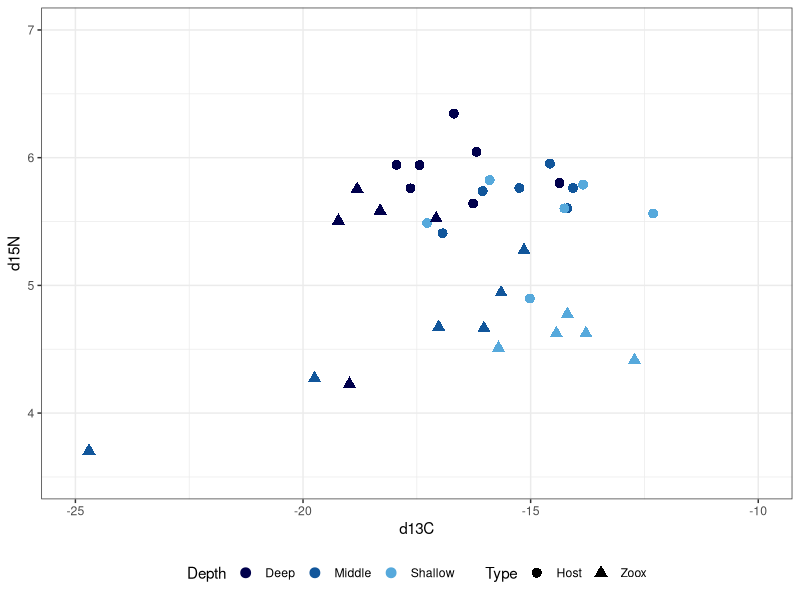
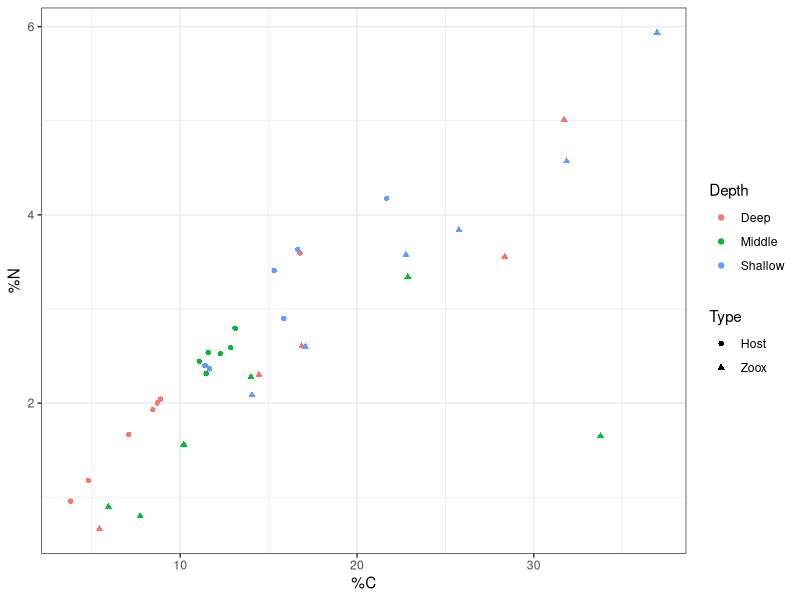
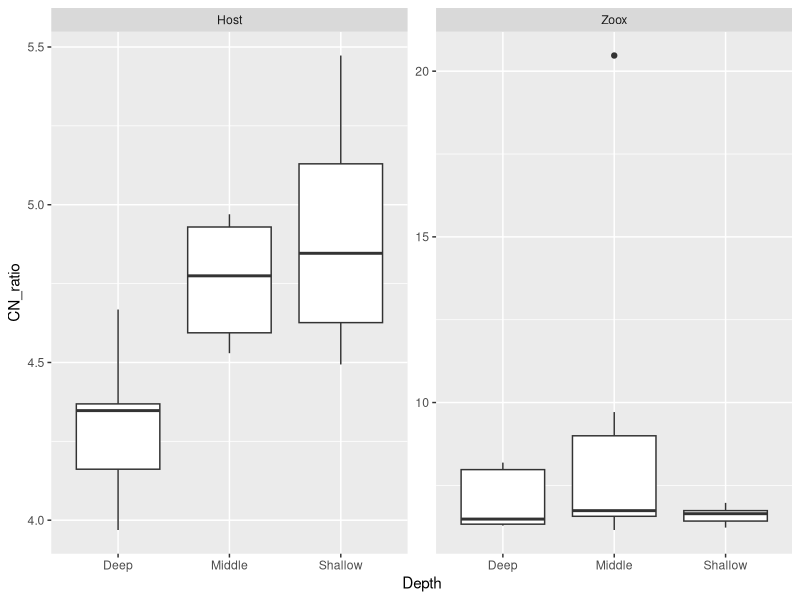

The R script that drew these images, in order:
## ---- chunk 1
library(tidyverse)
library(readxl)
## ---- chunk 2
sia <- read_xlsx("data/Stable_Isotope_Data.xlsx") %>%
  dplyr::select(Sample_ID:CN_ratio)

sia$`%N` <- as.numeric(sia$`%N`)

sia_df <- sia %>%
  mutate(
    Depth = case_when(
      str_detect(Sample_ID, "Deep") ~ "Deep",
      str_detect(Sample_ID, "Midd") ~ "Middle",
      str_detect(Sample_ID, "Shall") ~ "Shallow",
      TRUE ~ NA_character_
    ),
    Type = case_when(
      str_detect(Sample_ID, "Host") ~ "Host",
      str_detect(Sample_ID, "Zoox") ~ "Zoox",
      str_detect(Sample_ID, "water") ~ "Water",
      TRUE ~ NA_character_
    ),
    Replicate = if_else(str_detect(Sample_ID, "_r2$|R2$"), "R2", "R1")
  ) 

sia_df_test <- sia_df %>%
  filter(Replicate == "R1",
         Type == "Zoox" | Type == "Host") %>%
  filter(!Tray_ID %in% c("D5", "D6", "D7", "D8", "F2"))

sia_df_test_host <- sia_df_test %>%
  filter(Type == "Host")

ggplot(sia_df_test, aes(x = d13C, y = d15N, color = Depth)) +
  geom_point(aes(shape = Type), size = 3) +
  theme_bw() +
  # stat_ellipse(type = "t", size = 1, linewidth = 1) +
  scale_color_manual(values = c("#00004C", "#11569B", "#56A9DC"))+
  xlim(-25,-10) +
  ylim(3.5,7) +
  theme(legend.position = "bottom")

ggplot(sia_df_test, aes(x = `%C`, y = `%N`, color = Depth)) +
  geom_point(aes(shape = Type)) +
  theme_bw()

ggplot(sia_df_test, aes(x = Depth, y = CN_ratio)) +
  geom_boxplot() +
  facet_wrap(~Type, scales = "free_y")
